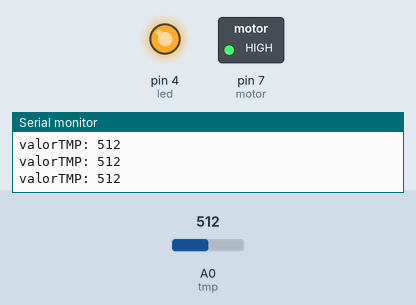
Simulated run of this sketch. Board: Arduino Uno, built with avr-gcc and run on an emulated ATmega328P. Parts: switched loads named in the sketch (green lamp = pin HIGH), output pins drawn as LEDs (lit = HIGH), the last lines printed to the serial monitor. Inputs (shaded band) come from the test bench; at power-on: A0 (tmp) = 512.

Above: at 1.2 s.
1.3 s: A0 (tmp) set to 217
2.8 s: A0 (tmp) set to 188
At 4.0 s:
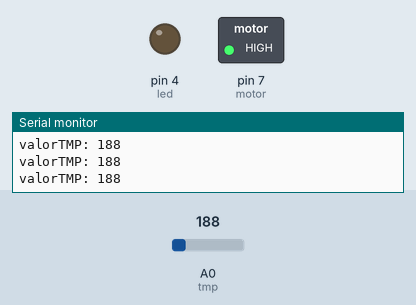
4.3 s: A0 (tmp) set to 174
5.8 s: A0 (tmp) set to 146
At 6.7 s:
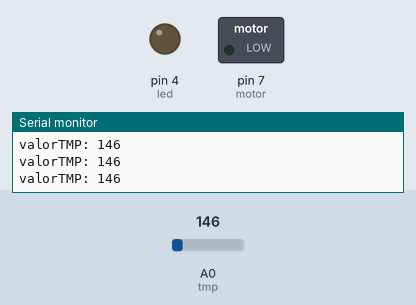
7.3 s: A0 (tmp) set to 306
At 7.8 s:
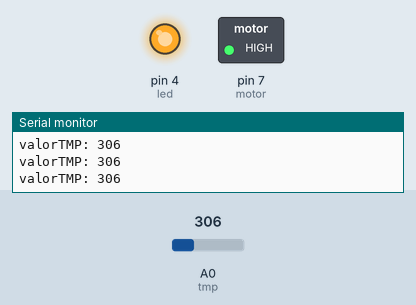
10.3 s: A0 (tmp) set to 197
At 11.1 s:
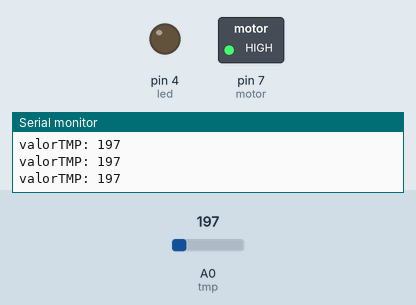
Timing chart, 0 to 13.3 s (numbered marks = the images above; inputs shaded):
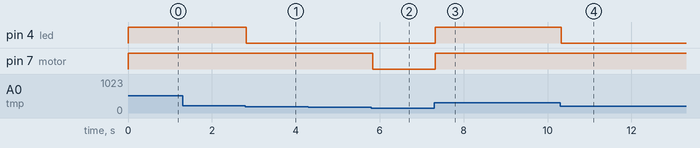

Measured:
- the behaviour switches between 207 and 206 on A0 (tmp) (found by bisection; images 0 and 1)
- the behaviour switches between 164 and 163 on A0 (tmp) (found by bisection; images 1 and 2)
- after the input at 2.8 s, pin 4 (led): HIGH → LOW at once
- after the input at 5.8 s, pin 7 (motor): HIGH → LOW at once
- after the input at 7.3 s, pin 4 (led), pin 7 (motor): LOW → HIGH at once
- after the input at 10.3 s, pin 4 (led): HIGH → LOW at once

The sketch:

estufa_hortalicas.ino
```cpp
int tmp = 0;
int motor = 7;
int led = 4;
int valorTMP = 0;
void setup()
{
  pinMode(motor, OUTPUT);
  pinMode(led,OUTPUT);
  Serial.begin(9600);
}

void loop()
{

  valorTMP= analogRead(tmp);
  Serial.print("valorTMP: ");
  Serial.println(valorTMP);
  if(valorTMP >= 164){
  	digitalWrite(motor,HIGH);
  }else{
   	digitalWrite(motor,LOW);
  }
  if(valorTMP >=207){
    	digitalWrite(led,HIGH);
  }else{
    	digitalWrite(led,LOW);
  }
}
```
